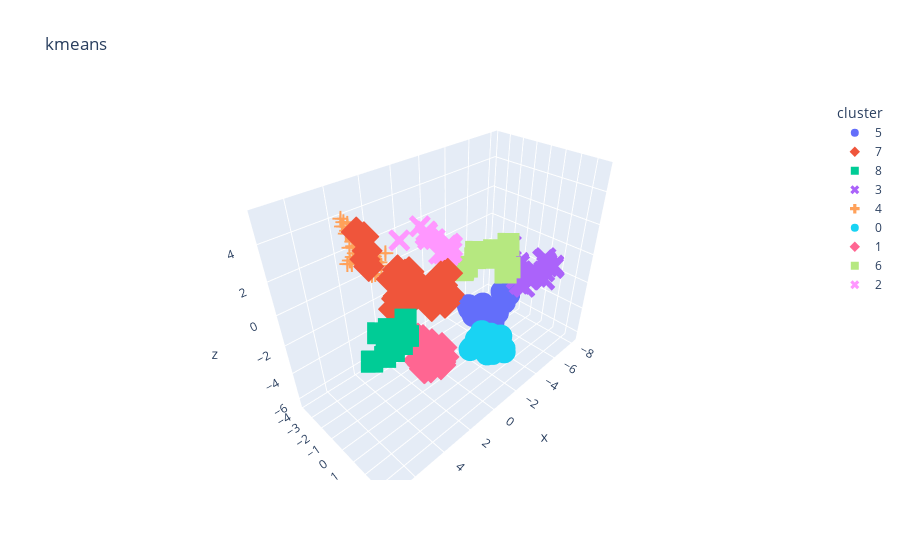

The cell this chart's notebook holds for it:
### Code cell
plot_datapoints(xx_scaled, aa.named_steps['kmeans'].labels_, n_components=3, title='kmeans', hover_name=point_names)
